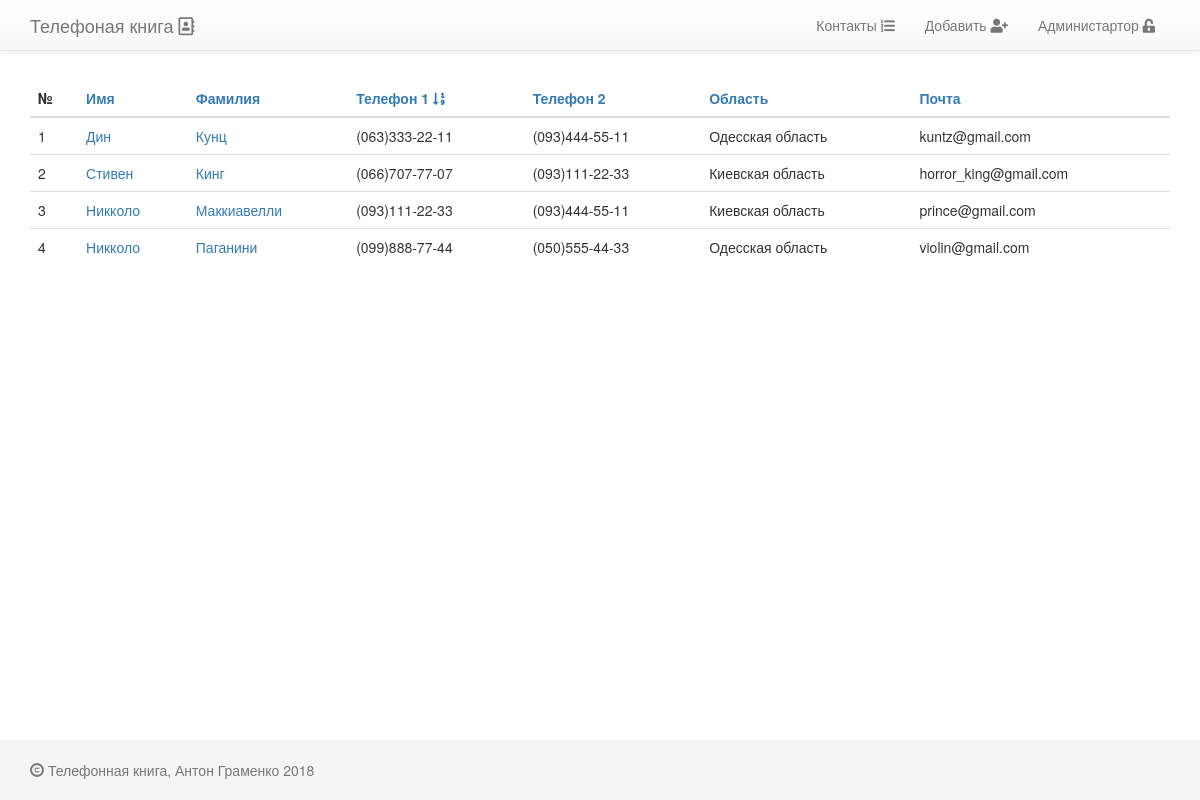
/?order_by=phone_number_1, run on the app's committed database.
### contacts/models.py (models this page shows, shortened)
class PhoneBookPerson(models.Model):
    name            = models.CharField(max_length=64, blank=False, null=False, verbose_name=u'Имя')
    surname         = models.CharField(max_length=64, blank=False, null=False, verbose_name=u'Фамилия')
    slug            = models.SlugField(max_length=128)
    phone_number_1  = models.CharField(max_length=25, blank=True, verbose_name=u'Телефон 1',
                                       help_text=u'Выберите или добавьте номер в формате (0__)___-__-__')
    phone_number_2  = models.CharField(max_length=25, blank=True, verbose_name=u'Телефон 2',
                                       help_text=u'Выберите или добавьте номер в формате (0__)___-__-__')
    email           = models.EmailField(unique=True)
    active          = models.BooleanField(default=True, verbose_name=u'Активный')
    created         = models.DateTimeField(auto_now=True, auto_now_add=False, verbose_name=u'Создан')
    updated         = models.DateTimeField(auto_now=False, auto_now_add=True, verbose_name=u'Обновлен')
    region          = models.CharField(max_length=50, verbose_name=u'Область',
                                       help_text=u'Выберите или добавьте область проживания. Например: Киевская область')
    class Meta:
        verbose_name        = 'Контактное лицо'
        verbose_name_plural = 'Контактные лица'
        ordering            = ('-name',)
    def get_absolute_url(self):
        return reverse('contacts:contact_detail', kwargs={'slug': self.slug,
                                                          'pk': self.pk
                                                          })

### contacts/views.py (the view)
# urls.py: url(r'^$', PhoneBookPersonListView.as_view(), name='contact_list'),
class PhoneBookPersonListView(ListView):
    model               = PhoneBookPerson
    template_name       = 'contacts/contact_list.html'
    context_object_name = 'contact_list'
    paginate_by         = 10
    def get_queryset(self):
        queryset = PhoneBookPerson.objects.filter(active=True)
        order_by = self.request.GET.get('order_by', '')
        if order_by in ('name', 'surname', 'phone_number_1', 'phone_number_2', 'region', 'email'):
            queryset = queryset.order_by(order_by).distinct()
            if self.request.GET.get('reverse', '') == '1':
                queryset = queryset.reverse().distinct()
        return queryset
    def get_context_data(self, **kwargs):
        context = super(PhoneBookPersonListView, self).get_context_data()
        context['head_title'] = 'Список'
        return context

### templates/contacts/contact_list.html (shortened to what this page needs)
{% extends 'base.html' %}
{% load staticfiles %}
{% block content %}
    <br>
    <table class="table table-hover">
        {% with order_by=request.GET.order_by reverse=request.GET.reverse %}
        <thead>
            <tr>
                <th>№</th>
                <th>
                    <a href="{% url 'contacts:contact_list' %}?order_by=name{% if order_by == 'name' and reverse != '1' %}&amp;reverse=1{% endif %}">
                        Имя
                    </a>
                </th>
                <th>
                    <a href="{% url 'contacts:contact_list' %}?order_by=surname{% if order_by == 'surname' and reverse != '1' %}&amp;reverse=1{% endif %}">
                        Фамилия
                    </a></th>
                <th>
                    <a href="{% url 'contacts:contact_list' %}?order_by=phone_number_1{% if order_by == 'phone_number_1' and reverse != '1' %}&amp;reverse=1{% endif %}">
                        Телефон 1 {% if order_by == 'phone_number_1' and request.GET.reverse != '1' %}<i class="fas fa-sort-numeric-down"></i>
                           {% elif order_by == 'phone_number_1' and request.GET.reverse == '1' %}<i class="fas fa-sort-numeric-up"></i>
                           {% endif %}
                    </a></th>
                <th>
                    <a href="{% url 'contacts:contact_list' %}?order_by=phone_number_2{% if order_by == 'phone_number_2' and reverse != '1' %}&amp;reverse=1{% endif %}">
                        Телефон 2
                    </a></th>
                <th>
                    <a href="{% url 'contacts:contact_list' %}?order_by=region{% if order_by == 'region' and reverse != '1' %}&amp;reverse=1{% endif %}">
                        Область
                    </a></th>
                <th>
                    <a href="{% url 'contacts:contact_list' %}?order_by=email{% if order_by == 'email' and reverse != '1' %}&amp;reverse=1{% endif %}">
                        Почта
                    </a>
                </th>
            </tr>
        </thead>
        {% endwith %}
        <tbody>
        {% for contact in contact_list %}
            <tr>
                <td>{{ forloop.counter}}</td>
                <td>
                    <span class="pull-left">
                        <a href="{{ contact.get_absolute_url }}">{{ contact.name }}</a>
                    </span>
                </td>
                <td>
                    <span class="pull-left">
                        <a href="{{ contact.get_absolute_url }}">{{ contact.surname }}</a>
                    </span>
                </td>
                <td>
                    <span class="pull-left">
                        {% if contact.phone_number_1 %}{{ contact.phone_number_1 }}{% else %}не указано{% endif %}
                    </span>
                </td>
                <td>
                    <span class="pull-left">
                        {% if contact.phone_number_2 %}{{ contact.phone_number_2 }}{% else %}не указано{% endif %}
                    </span>
                </td>
                <td>
                    <span class="pull-left">{{ contact.region }}</span>
                </td>
                <td>
                    <span class="pull-left">{{ contact.email }}</span>
                </td>
            </tr>
        {% empty %}
            <tr>
                <td colspan="7">
                    <span class="center">No contacts here yet</span>
                </td>
            </tr>
        {% endfor %}
        </tbody>
    </table>
{% endblock content %}

### project_static/static/css/base.css (style rules this page uses)
html { position: relative; min-height: 100%; }
body { margin-bottom: 60px; }

### data on the page
PhoneBookPerson: name "Дин", surname "Кунц", phone_number_1 "(063)333-22-11", phone_number_2 "(093)444-55-11", region "Одесская область", email "kuntz@gmail.com"
PhoneBookPerson: name "Стивен", surname "Кинг", phone_number_1 "(066)707-77-07", phone_number_2 "(093)111-22-33", region "Киевская область", email "horror_king@gmail.com"
PhoneBookPerson: name "Никколо", surname "Маккиавелли", phone_number_1 "(093)111-22-33", phone_number_2 "(093)444-55-11", region "Киевская область", email "prince@gmail.com"
PhoneBookPerson: name "Никколо", surname "Паганини", phone_number_1 "(099)888-77-44", phone_number_2 "(050)555-44-33", region "Одесская область", email "violin@gmail.com"
